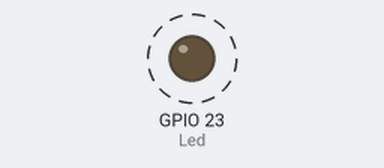
A program run on a simulated Raspberry Pi (BCM pin numbers). Shown: output pins drawn as LEDs (lit = HIGH). Dashed ring = blinking.

Above: at 0.05 s.
Timing chart, 0 to 3.0 s (numbered marks = the images above):
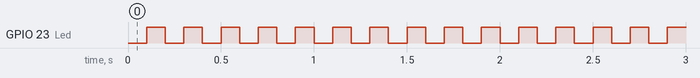

Measured:
- by itself, GPIO 23 (Led): alternates HIGH for 0.10 s and LOW for 0.10 s

The program:

Opdracht_2.py
```python
#SOURCE is de powerpoints van vorig jaar
#GPIO voor functionaliteiten met pins
import RPi.GPIO as GPIO
#time om pauzes te defineren bij de leds
import time

#GPIO Pin waaraan led hangt defineren
Led = 23
GPIO.setmode(GPIO.BCM)
GPIO.setup(Led, GPIO.OUT)

#define functionaliteit
def opgC():
    while True:
        #Led gaat uit, wacht 0.1 seconden, gaat aan en wacht weer 0.1 seconden
        GPIO.output(Led, GPIO.LOW)
        time.sleep(0.1)
        GPIO.output(Led, GPIO.HIGH)
        time.sleep(0.1)
#functionaliteit uitvoeren
opgC()
```
